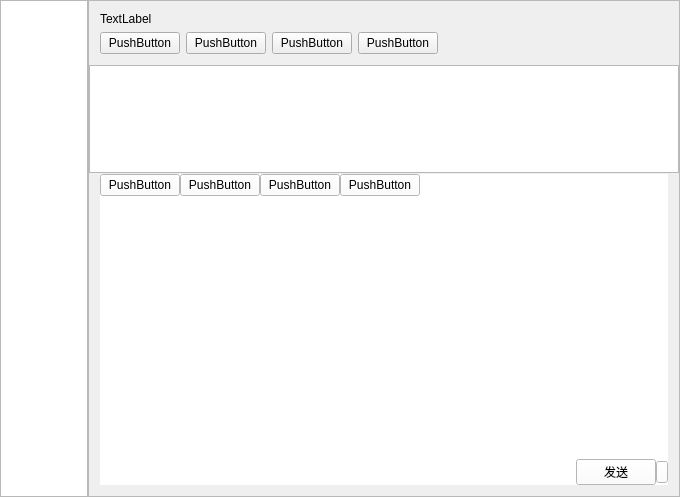
<?xml version="1.0" encoding="UTF-8"?>
<ui version="4.0">
 <class>ChatMessage</class>
 <widget class="QWidget" name="ChatMessage">
  <property name="geometry">
   <rect>
    <x>0</x>
    <y>0</y>
    <width>680</width>
    <height>497</height>
   </rect>
  </property>
  <property name="windowTitle">
   <string>ChatMessage</string>
  </property>
  <layout class="QGridLayout" name="gridLayout_5">
   <property name="leftMargin">
    <number>0</number>
   </property>
   <property name="topMargin">
    <number>0</number>
   </property>
   <property name="rightMargin">
    <number>0</number>
   </property>
   <property name="bottomMargin">
    <number>0</number>
   </property>
   <item row="0" column="0">
    <widget class="QSplitter" name="splitter_2">
     <property name="orientation">
      <enum>Qt::Horizontal</enum>
     </property>
     <property name="handleWidth">
      <number>0</number>
     </property>
     <property name="childrenCollapsible">
      <bool>false</bool>
     </property>
     <widget class="QListWidget" name="LstFriend">
      <property name="frameShape">
       <enum>QFrame::StyledPanel</enum>
      </property>
     </widget>
     <widget class="QSplitter" name="splitter">
      <property name="frameShape">
       <enum>QFrame::StyledPanel</enum>
      </property>
      <property name="frameShadow">
       <enum>QFrame::Sunken</enum>
      </property>
      <property name="lineWidth">
       <number>1</number>
      </property>
      <property name="orientation">
       <enum>Qt::Vertical</enum>
      </property>
      <property name="handleWidth">
       <number>1</number>
      </property>
      <property name="childrenCollapsible">
       <bool>false</bool>
      </property>
      <widget class="QWidget" name="widget" native="true">
       <layout class="QGridLayout" name="gridLayout_3">
        <property name="leftMargin">
         <number>0</number>
        </property>
        <property name="topMargin">
         <number>0</number>
        </property>
        <property name="rightMargin">
         <number>0</number>
        </property>
        <property name="bottomMargin">
         <number>0</number>
        </property>
        <property name="spacing">
         <number>0</number>
        </property>
        <item row="0" column="0">
         <widget class="QWidget" name="widget_3" native="true">
          <layout class="QGridLayout" name="gridLayout_2">
           <item row="1" column="3">
            <widget class="QPushButton" name="pushButton_8">
             <property name="text">
              <string>PushButton</string>
             </property>
            </widget>
           </item>
           <item row="0" column="0">
            <widget class="QLabel" name="labName">
             <property name="text">
              <string>TextLabel</string>
             </property>
            </widget>
           </item>
           <item row="1" column="1">
            <widget class="QPushButton" name="pushButton_6">
             <property name="text">
              <string>PushButton</string>
             </property>
            </widget>
           </item>
           <item row="1" column="0">
            <widget class="QPushButton" name="pushButton_5">
             <property name="text">
              <string>PushButton</string>
             </property>
            </widget>
           </item>
           <item row="1" column="2">
            <widget class="QPushButton" name="pushButton_7">
             <property name="text">
              <string>PushButton</string>
             </property>
            </widget>
           </item>
           <item row="0" column="4" rowspan="2">
            <spacer name="horizontalSpacer_2">
             <property name="orientation">
              <enum>Qt::Horizontal</enum>
             </property>
             <property name="sizeHint" stdset="0">
              <size>
               <width>37</width>
               <height>17</height>
              </size>
             </property>
            </spacer>
           </item>
          </layout>
         </widget>
        </item>
        <item row="1" column="0">
         <widget class="QTableWidget" name="tab_MessageContent">
          <property name="verticalScrollBarPolicy">
           <enum>Qt::ScrollBarAlwaysOff</enum>
          </property>
          <property name="horizontalScrollBarPolicy">
           <enum>Qt::ScrollBarAlwaysOff</enum>
          </property>
          <property name="sizeAdjustPolicy">
           <enum>QAbstractScrollArea::AdjustToContents</enum>
          </property>
          <property name="selectionMode">
           <enum>QAbstractItemView::NoSelection</enum>
          </property>
          <property name="showGrid">
           <bool>false</bool>
          </property>
          <property name="columnCount">
           <number>1</number>
          </property>
          <attribute name="horizontalHeaderVisible">
           <bool>false</bool>
          </attribute>
          <attribute name="verticalHeaderVisible">
           <bool>false</bool>
          </attribute>
          <column/>
         </widget>
        </item>
       </layout>
      </widget>
      <widget class="QWidget" name="layoutWidget">
       <layout class="QGridLayout" name="gridLayout_4">
        <property name="topMargin">
         <number>0</number>
        </property>
        <property name="spacing">
         <number>0</number>
        </property>
        <item row="1" column="0">
         <widget class="QTextEdit" name="TexEditContent">
          <property name="frameShape">
           <enum>QFrame::NoFrame</enum>
          </property>
          <property name="frameShadow">
           <enum>QFrame::Raised</enum>
          </property>
         </widget>
        </item>
        <item row="3" column="0">
         <widget class="QWidget" name="widget_4" native="true">
          <property name="styleSheet">
           <string notr="true">background-color: rgb(255, 255, 255);</string>
          </property>
          <layout class="QGridLayout" name="gridLayout_6">
           <property name="leftMargin">
            <number>0</number>
           </property>
           <property name="topMargin">
            <number>0</number>
           </property>
           <property name="rightMargin">
            <number>0</number>
           </property>
           <property name="bottomMargin">
            <number>0</number>
           </property>
           <property name="spacing">
            <number>0</number>
           </property>
           <item row="0" column="0">
            <spacer name="horizontalSpacer_3">
             <property name="orientation">
              <enum>Qt::Horizontal</enum>
             </property>
             <property name="sizeHint" stdset="0">
              <size>
               <width>391</width>
               <height>17</height>
              </size>
             </property>
            </spacer>
           </item>
           <item row="0" column="1">
            <layout class="QHBoxLayout" name="horizontalLayout">
             <property name="spacing">
              <number>0</number>
             </property>
             <item>
              <widget class="QPushButton" name="BtnSend">
               <property name="text">
                <string>发送</string>
               </property>
               <property name="shortcut">
                <string>Return</string>
               </property>
               <property name="flat">
                <bool>false</bool>
               </property>
              </widget>
             </item>
             <item>
              <widget class="QPushButton" name="BtnEnter">
               <property name="maximumSize">
                <size>
                 <width>12</width>
                 <height>16777215</height>
                </size>
               </property>
               <property name="text">
                <string/>
               </property>
              </widget>
             </item>
            </layout>
           </item>
          </layout>
         </widget>
        </item>
        <item row="0" column="0">
         <widget class="QWidget" name="widget_2" native="true">
          <property name="styleSheet">
           <string notr="true">background-color: rgb(255, 255, 255);</string>
          </property>
          <layout class="QGridLayout" name="gridLayout">
           <property name="leftMargin">
            <number>0</number>
           </property>
           <property name="topMargin">
            <number>0</number>
           </property>
           <property name="rightMargin">
            <number>0</number>
           </property>
           <property name="bottomMargin">
            <number>0</number>
           </property>
           <property name="spacing">
            <number>0</number>
           </property>
           <item row="0" column="1">
            <widget class="QPushButton" name="pushButton_2">
             <property name="text">
              <string>PushButton</string>
             </property>
             <property name="checkable">
              <bool>false</bool>
             </property>
             <property name="autoRepeat">
              <bool>false</bool>
             </property>
             <property name="autoExclusive">
              <bool>false</bool>
             </property>
            </widget>
           </item>
           <item row="0" column="2">
            <widget class="QPushButton" name="pushButton_3">
             <property name="text">
              <string>PushButton</string>
             </property>
            </widget>
           </item>
           <item row="0" column="4">
            <spacer name="horizontalSpacer">
             <property name="orientation">
              <enum>Qt::Horizontal</enum>
             </property>
             <property name="sizeType">
              <enum>QSizePolicy::Minimum</enum>
             </property>
             <property name="sizeHint" stdset="0">
              <size>
               <width>250</width>
               <height>20</height>
              </size>
             </property>
            </spacer>
           </item>
           <item row="0" column="0">
            <widget class="QPushButton" name="pushButton">
             <property name="text">
              <string>PushButton</string>
             </property>
            </widget>
           </item>
           <item row="0" column="3">
            <widget class="QPushButton" name="pushButton_4">
             <property name="text">
              <string>PushButton</string>
             </property>
            </widget>
           </item>
          </layout>
         </widget>
        </item>
       </layout>
      </widget>
     </widget>
    </widget>
   </item>
  </layout>
 </widget>
 <layoutdefault spacing="6" margin="11"/>
 <resources/>
 <connections/>
</ui>
